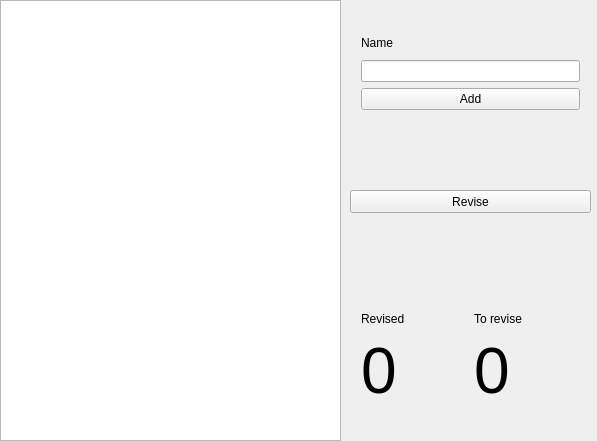
<?xml version="1.0" encoding="UTF-8"?>
<ui version="4.0">
 <class>ProgrammerWidget</class>
 <widget class="QWidget" name="ProgrammerWidget">
  <property name="geometry">
   <rect>
    <x>0</x>
    <y>0</y>
    <width>597</width>
    <height>441</height>
   </rect>
  </property>
  <property name="windowTitle">
   <string>ProgrammerWidget</string>
  </property>
  <widget class="QListWidget" name="sources">
   <property name="geometry">
    <rect>
     <x>0</x>
     <y>0</y>
     <width>341</width>
     <height>441</height>
    </rect>
   </property>
  </widget>
  <widget class="QPushButton" name="reviseButton">
   <property name="geometry">
    <rect>
     <x>350</x>
     <y>190</y>
     <width>241</width>
     <height>23</height>
    </rect>
   </property>
   <property name="text">
    <string>Revise</string>
   </property>
  </widget>
  <widget class="QWidget" name="layoutWidget">
   <property name="geometry">
    <rect>
     <x>350</x>
     <y>20</y>
     <width>241</width>
     <height>101</height>
    </rect>
   </property>
   <layout class="QVBoxLayout" name="verticalLayout">
    <item>
     <widget class="QLabel" name="nameLabel">
      <property name="text">
       <string>Name</string>
      </property>
     </widget>
    </item>
    <item>
     <widget class="QLineEdit" name="nameTextBox"/>
    </item>
    <item>
     <widget class="QPushButton" name="addButton">
      <property name="text">
       <string>Add</string>
      </property>
     </widget>
    </item>
   </layout>
  </widget>
  <widget class="QWidget" name="layoutWidget">
   <property name="geometry">
    <rect>
     <x>350</x>
     <y>297</y>
     <width>241</width>
     <height>121</height>
    </rect>
   </property>
   <layout class="QGridLayout" name="gridLayout">
    <item row="0" column="0">
     <widget class="QLabel" name="revisedLabel">
      <property name="text">
       <string>Revised</string>
      </property>
     </widget>
    </item>
    <item row="0" column="1">
     <widget class="QLabel" name="toReviseLabel">
      <property name="text">
       <string>To revise</string>
      </property>
     </widget>
    </item>
    <item row="1" column="0">
     <widget class="QLabel" name="revised">
      <property name="font">
       <font>
        <pointsize>48</pointsize>
       </font>
      </property>
      <property name="text">
       <string>0</string>
      </property>
     </widget>
    </item>
    <item row="1" column="1">
     <widget class="QLabel" name="toRevise">
      <property name="font">
       <font>
        <pointsize>48</pointsize>
       </font>
      </property>
      <property name="text">
       <string>0</string>
      </property>
     </widget>
    </item>
   </layout>
  </widget>
 </widget>
 <layoutdefault spacing="6" margin="11"/>
 <resources/>
 <connections/>
</ui>
